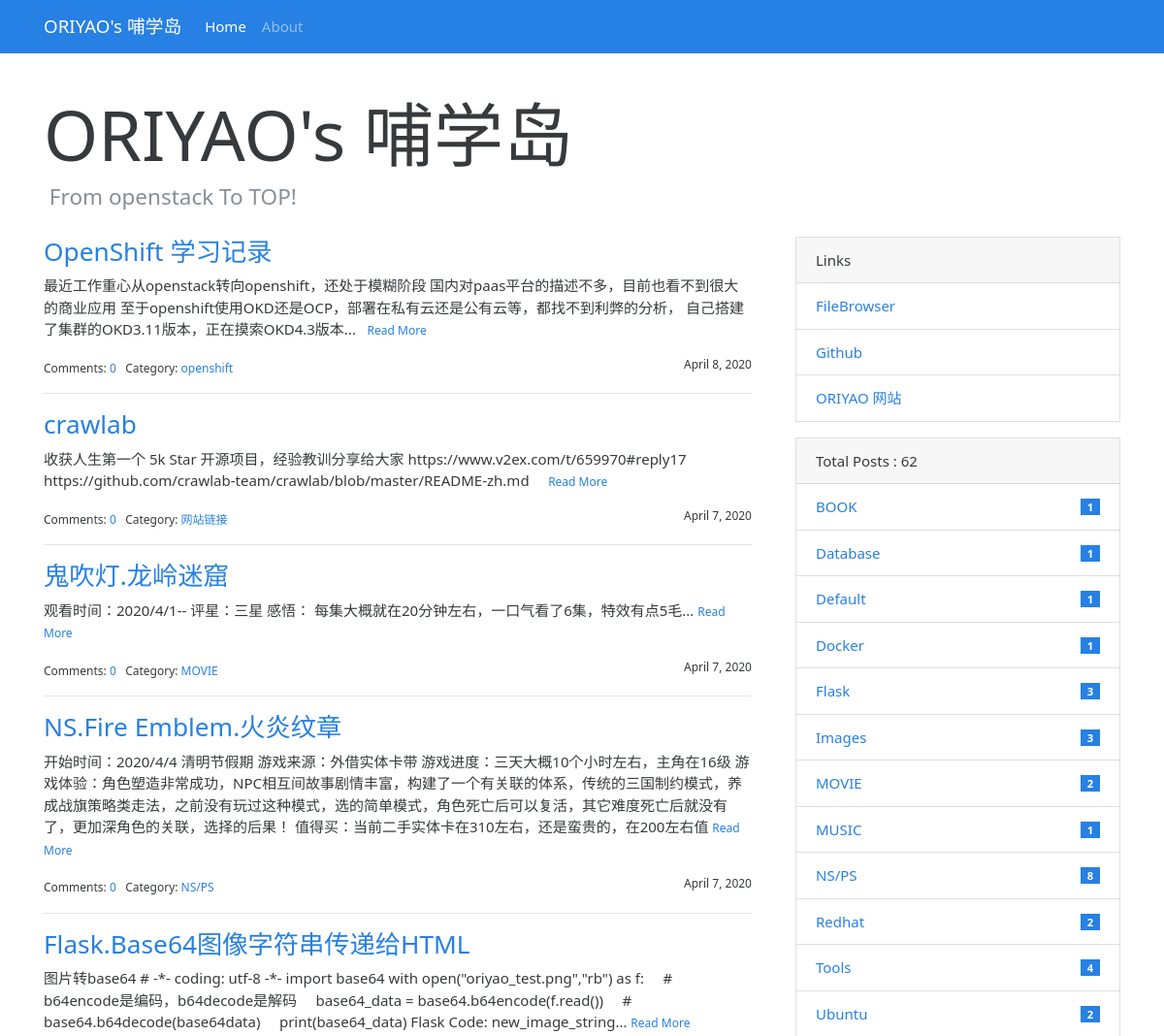
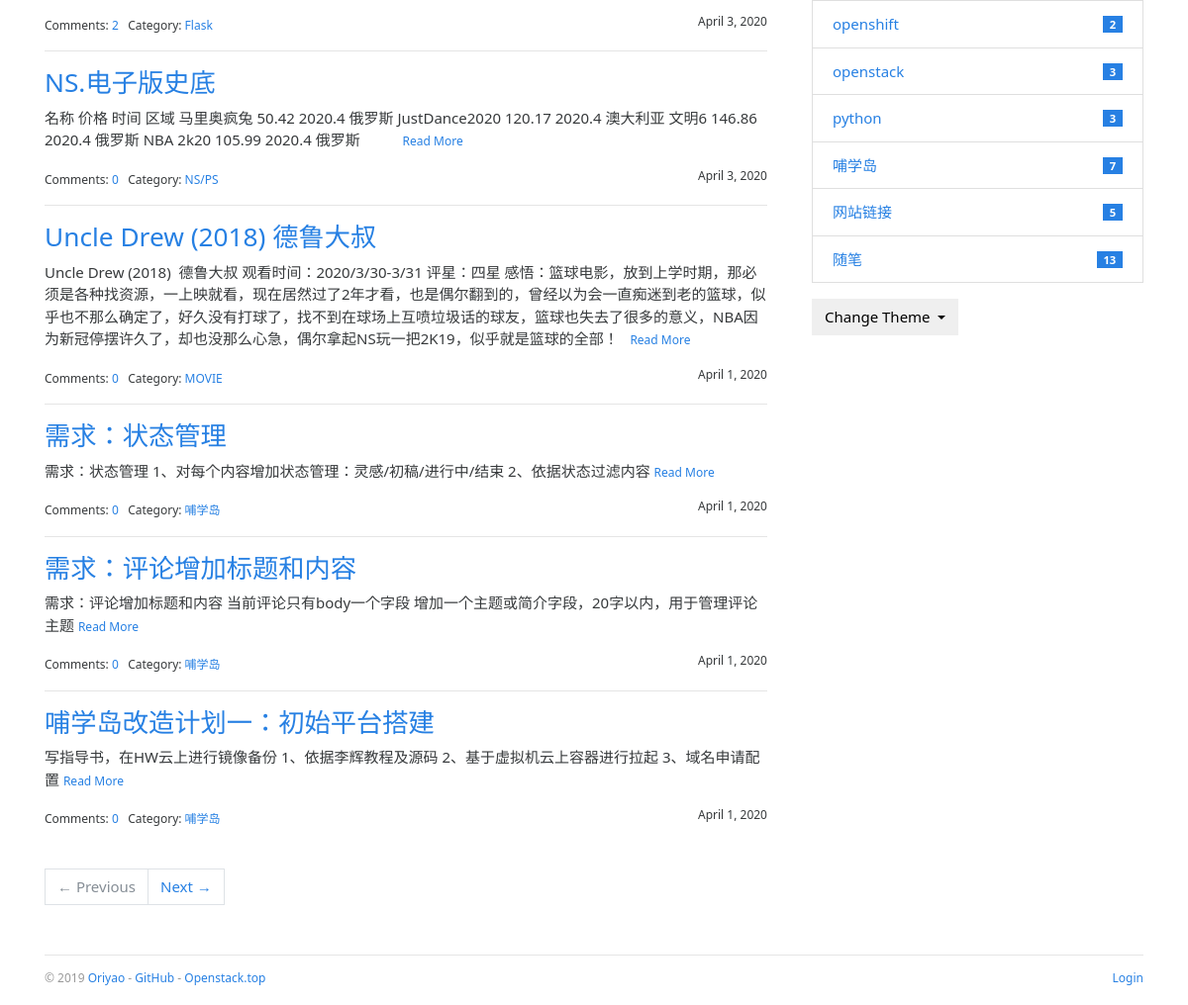
Before: / with the older database file (2 pictures, top to bottom).
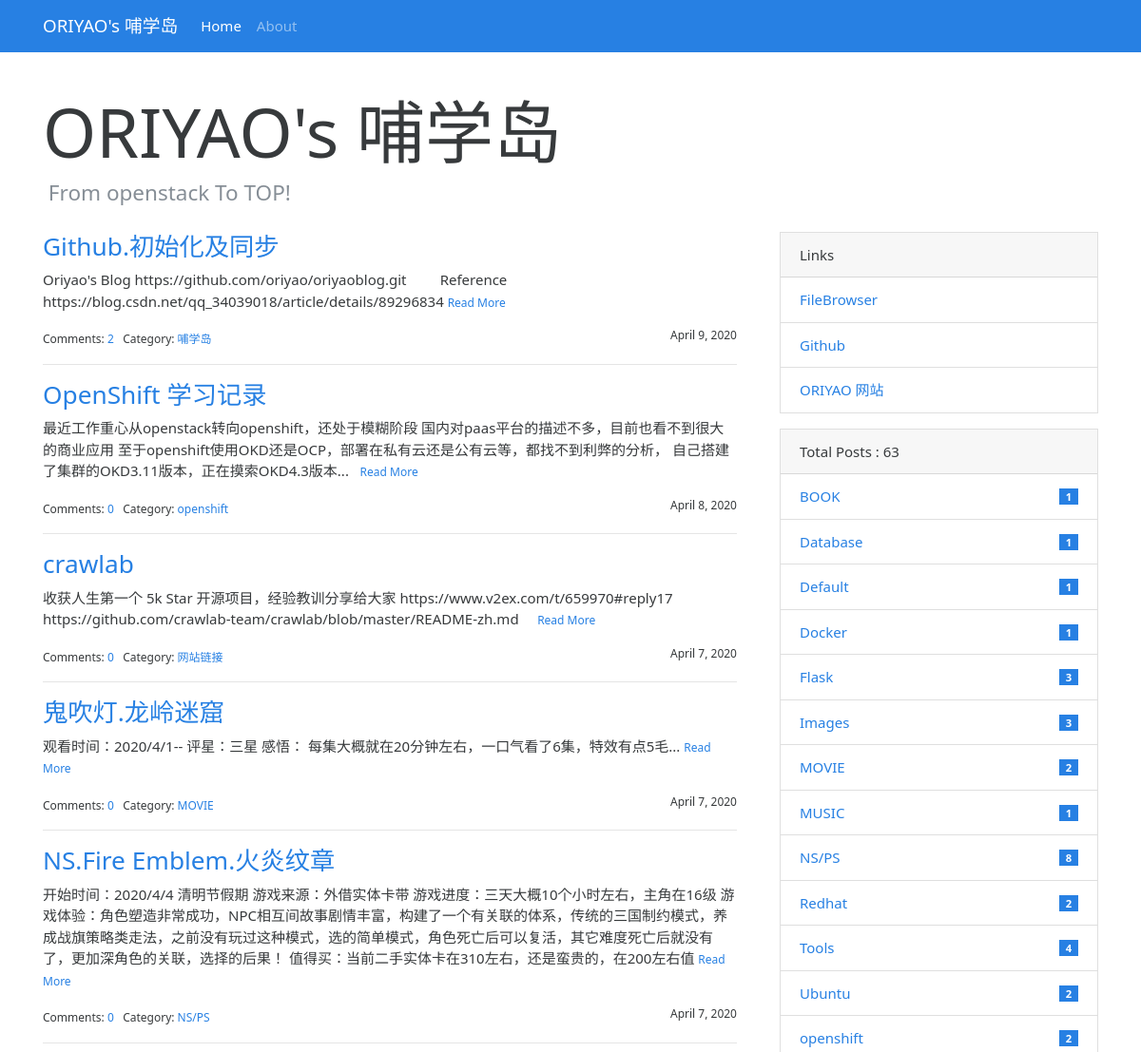
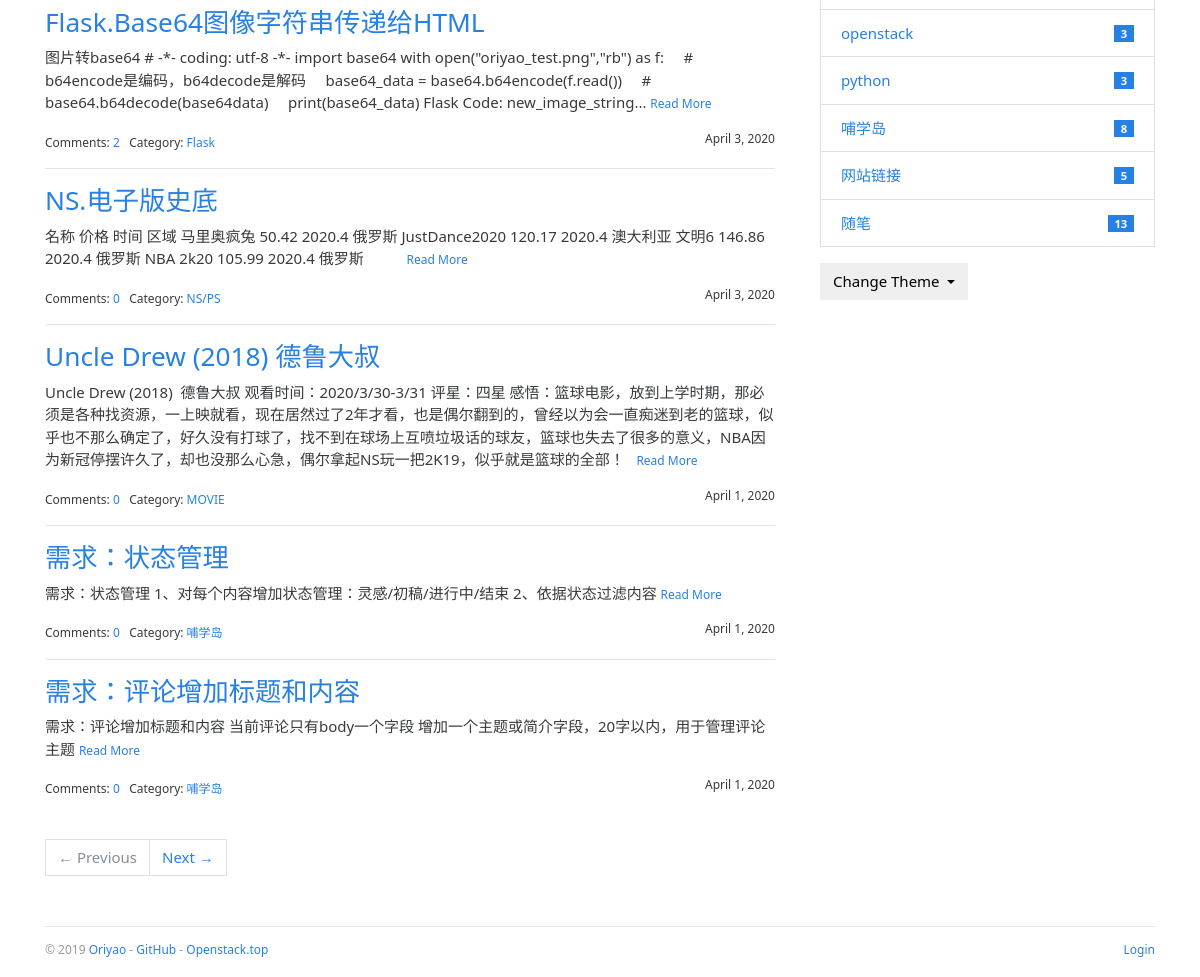
After: the same page with the newer database file (2 pictures, top to bottom).
### bluelog/models.py (models this page shows, shortened)
class Post(db.Model):
    id = db.Column(db.Integer, primary_key=True)
    title = db.Column(db.String(60))
    body = db.Column(db.Text)
    timestamp = db.Column(db.DateTime, default=datetime.utcnow, index=True)
    can_comment = db.Column(db.Boolean, default=True)
    category_id = db.Column(db.Integer, db.ForeignKey('category.id'))
    category = db.relationship('Category', back_populates='posts')
    comments = db.relationship('Comment', back_populates='post', cascade='all, delete-orphan')

class Category(db.Model):
    id = db.Column(db.Integer, primary_key=True)
    name = db.Column(db.String(30), unique=True)
    posts = db.relationship('Post', back_populates='category')

class Link(db.Model):
    id = db.Column(db.Integer, primary_key=True)
    name = db.Column(db.String(30))
    url = db.Column(db.String(255))

### bluelog/blueprints/blog.py (the view)
@blog_bp.route('/')
def index():
    page = request.args.get('page', 1, type=int)
    per_page = current_app.config['BLUELOG_POST_PER_PAGE']
    pagination = Post.query.order_by(Post.timestamp.desc()).paginate(page, per_page=per_page)
    posts = pagination.items
    totalposts=len(Post.query.all())
    return render_template('blog/index.html', pagination=pagination, posts=posts,totalposts=totalposts)

### bluelog/__init__.py (called while the page is built)
def register_template_context(app):
    @app.context_processor
    def make_template_context():
        admin = Admin.query.first()
        categories = Category.query.order_by(Category.name).all()
        links = Link.query.order_by(Link.name).all()
        if current_user.is_authenticated:
            unread_comments = Comment.query.filter_by(reviewed=False).count()
        else:
            unread_comments = None
        return dict(
            admin=admin, categories=categories,
            links=links, unread_comments=unread_comments)

def register_request_handlers(app):
    @app.after_request
    def query_profiler(response):
        for q in get_debug_queries():
            if q.duration >= app.config['BLUELOG_SLOW_QUERY_THRESHOLD']:
                app.logger.warning(
                    'Slow query: Duration: %fs\n Context: %s\nQuery: %s\n '
                    % (q.duration, q.context, q.statement)
                )
        return response

### bluelog/templates/blog/index.html (shortened to what this page needs)
{% extends 'base.html' %}
{% from 'bootstrap/pagination.html' import render_pager %}
{% block content %}
    <div class="page-header">
        <h1 class="display-3">{{ admin.blog_title|default('Blog Title') }}</h1>
        <h4 class="text-muted">&nbsp;{{ admin.blog_sub_title|default('Blog Subtitle') }}</h4>
    </div>
    <div class="row">
        <div class="col-sm-8">
            {% include 'blog/_posts.html' %}
            {% if posts %}
                <div class="page-footer">{{ render_pager(pagination) }}</div>
            {% endif %}
        </div>
        <div class="col-sm-4 sidebar">
            {% include 'blog/_sidebar.html' %}
        </div>
    </div>
{% endblock %}

### bluelog/templates/blog/_posts.html (shortened to what this page needs)
{% if posts %}
    {% for post in posts %}
        <h3 class="text-primary"><a href="{{ url_for('.show_post', post_id=post.id) }}">{{ post.title }}</a></h3>
        <p>
            {{ post.body|striptags|truncate }}
            <small><a href="{{ url_for('.show_post', post_id=post.id) }}">Read More</a></small>
        </p>
        <small>
            Comments: <a href="{{ url_for('.show_post', post_id=post.id) }}#comments">{{ post.comments|length }}</a>&nbsp;&nbsp;
            Category: <a
                href="{{ url_for('.show_category', category_id=post.category.id) }}">{{ post.category.name }}</a>
            <span class="float-right">{{ moment(post.timestamp).format('LL') }}</span>
        </small>
        {% if not loop.last %}
            <hr>
        {% endif %}
    {% endfor %}
{% endif %}

### bluelog/templates/blog/_sidebar.html (shortened to what this page needs)
{% if links %}
    <div class="card mb-3">
        <div class="card-header">Links</div>
        <ul class="list-group list-group-flush">
            {% for link in links %}
                <li class="list-group-item  list-group-item-action d-flex justify-content-between align-items-center">
                    <a href="{{ link.url }}" target="_blank">{{ link.name }}</a>
                </li>
            {% endfor %}
        </ul>
    </div>
{% endif %}
{% if categories %}
    <div class="card mb-3">
        <div class="card-header"> Total Posts :  {{ totalposts }}</div>
        <ul class="list-group list-group-flush">
            {% for category in categories %}
                <li class="list-group-item  list-group-item-action d-flex justify-content-between align-items-center">
                    <a href="{{ url_for('blog.show_category', category_id=category.id) }}">
                        {{ category.name }}
                    </a>
                    <span class="badge badge-primary badge-pill"> {{ category.posts|length }}</span>
                </li>
            {% endfor %}
        </ul>
    </div>
{% endif %}
<div class="dropdown">
    <button class="btn btn-default dropdown-toggle" type="button" id="dropdownMenuButton"
            data-toggle="dropdown" aria-haspopup="true" aria-expanded="false">
        Change Theme
    </button>
</div>

Changed rows visible on the page:
no longer on this page (row unchanged): Post: title "哺学岛改造计划一：初始平台搭建", body "写指导书，在HW云上进行镜像备份 1、依据李辉教程及源码 2、基于虚拟机云上容器进行拉起 3、域名申请配置", comments|length "0", category.name "哺学岛", timestamp "April 1, 2020"
added Post: title "Github.初始化及同步", body "Oriyao's Blog https://github.com/oriyao/oriyaoblog.git Reference https://blog.csdn.net/qq_34039018/article/details/89296834", comments|length "2", category.name "哺学岛", timestamp "April 9, 2020"
computed for Category "哺学岛": posts|length "7" → "8"
Other visible differences:
{{ totalposts }}: "62" → "63"
